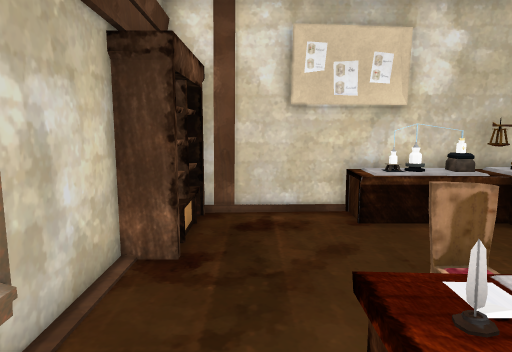
[1] (above)

12 first-person views from a walk through a scene from a Unity 3-D project. The camera is 1.4 m above the floor, tilts 8° down and sees 70° across. The floor is counted in squares, 0.5 m on a side. Each view is taken from the middle of a square. On the plan, view 1 faces up. The plan holds only what a view shows up to about 20 squares ahead; the rest is blank. The place goes on beyond the plan. The player is left out. Some surface patterns are stand-ins.

[2]
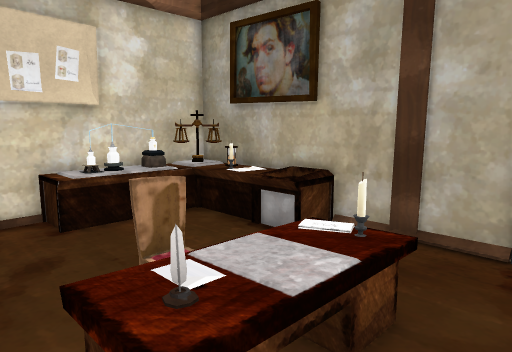

[3]
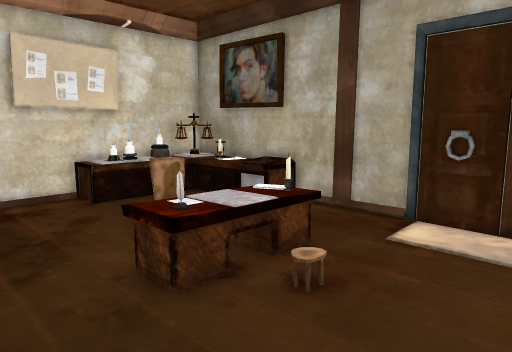

[4]
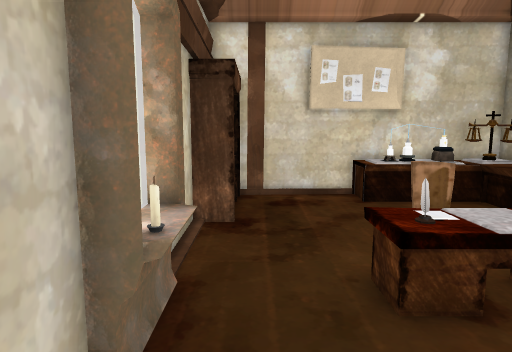

[5]
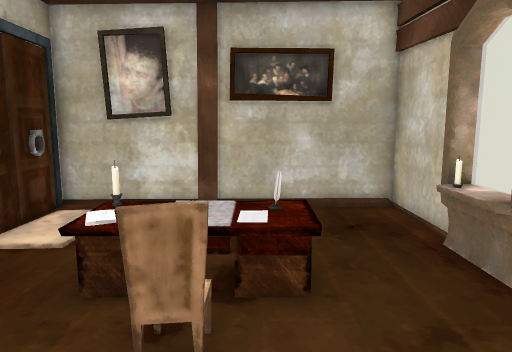

[6]
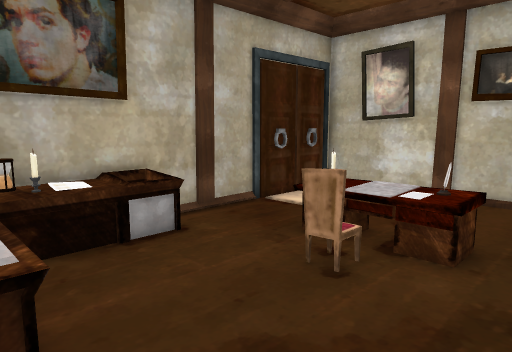

[7]
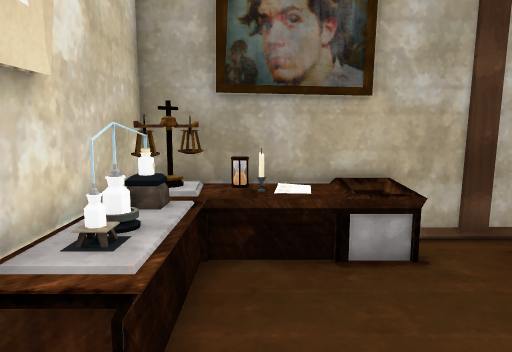

[8]
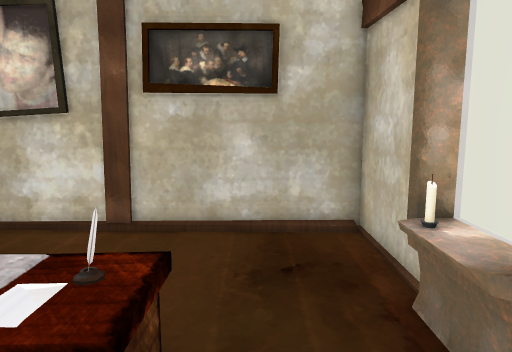

[9]
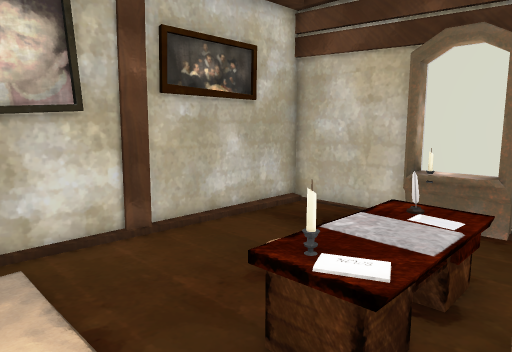

[10]
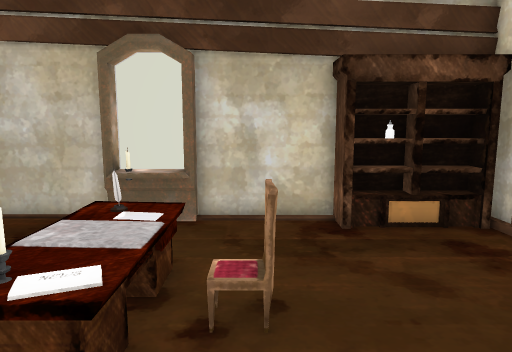

[11]
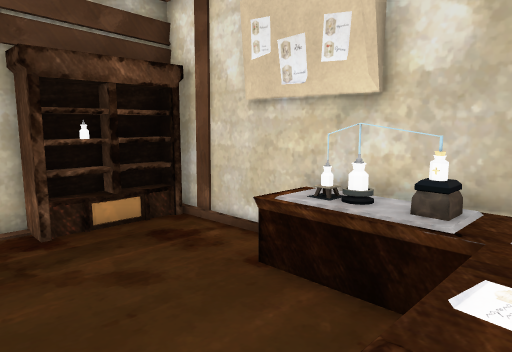

[12]
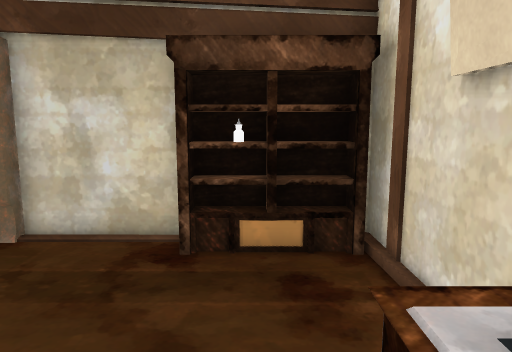

### Floor plan
Points are (right, up) in squares from view 1. A wall is a line through its corners. A room is listed if a view was taken in it or the views show most of it. See-through windows are left out.
Room 1 (views 1, 2, 3, 4, 5, 6, 7, 8, 9, 10, 11, 12)
walls: (-2.2, 3) (-3, 3); (-2.3, 3.3) (-2, 2.9); (8.8, 3.5) (8.6, 4); (-2.3, 0.7) (-2.8, 0.7) (-2.8, -3.7) (8.8, -3.7); (-2.8, 7.4) (-2.8, 3.3) (-2.2, 3.3); (-3, 0.9) (-2.2, 0.9); (8.6, -0.4) (8.5, 0.4); (3.3, -3.5) (3.9, -3.6); (4.8, -3.5) (6.7, -3.2); (8.8, -1.1) (8.8, 11.8) (-0.8, 11.8); (5.1, -3.5) (7.1, -3.6); (8.5, -2.3) (8.5, -1.8); (-0.6, 11.7) (-1.2, 11.7); (-0.9, 11.8) (-1.4, 11.7); (-1, 11.8) (-2.9, 11.8); (8.7, -3.1) (8.6, -1)
low walls: (4.6, 3.6) (4.9, 2.8); (-2, 2.9) (-2, 0.9); (-2.2, 3.3) (-2.3, 2.3); (-2.3, 3.3) (-2.3, 0.7); (-2.5, 3.3) (-2.5, 0.6); (-2.3, 1.3) (-2.3, 0.7)
objects: other object (-2, 7) to (-2, 11); other object (1, 2) to (5, 4); other object (3, 5); other object (3, 10) to (6, 11); other object (4, 11); other object (5, 11); other object (7, 6) to (8, 11)

Where each view was taken, in squares from view 1:
view 1: 0 up, 0 right, facing up
view 2: 0 up, 0 right, facing up-right
view 3: 3 down, 2 left, facing up-right
view 4: 3 down, 1 left, facing up
view 5: 9 up, 2 right, facing down
view 6: 11 up, 1 left, facing down-right
view 7: 9 up, 0 right, facing right
view 8: 6 up, 0 right, facing down
view 9: 5 up, 8 right, facing down-left
view 10: 5 up, 8 right, facing left
view 11: 5 up, 8 right, facing up-left
view 12: 9 up, 6 right, facing left
